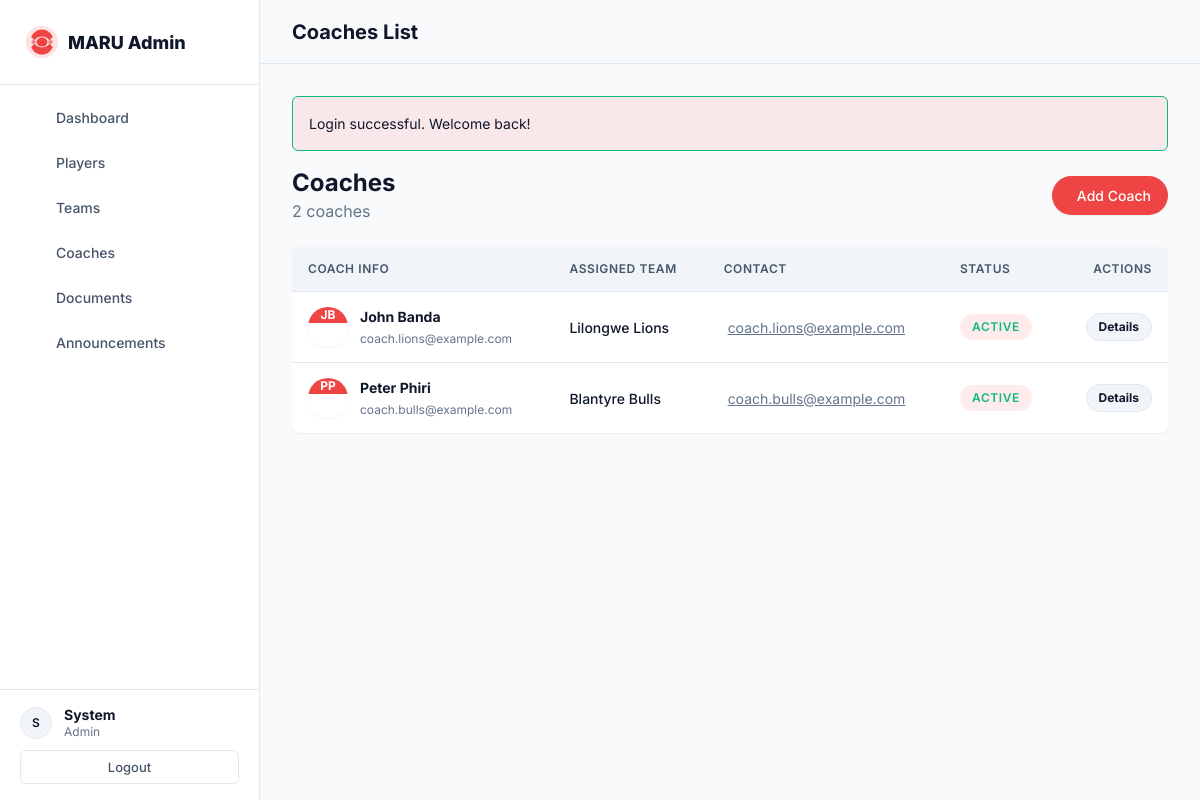
The app's page /admin/coaches (signed in) with its own data.
### tables this page shows
CREATE TABLE IF NOT EXISTS coaches (
    id INT AUTO_INCREMENT PRIMARY KEY,
    user_id INT NOT NULL UNIQUE,
    team_id INT NULL,
    phone VARCHAR(20),
    address TEXT,
    date_of_birth DATE,
    qualification VARCHAR(255),
    years_experience INT DEFAULT 0,
    coaching_specialty VARCHAR(100),
    registration_status ENUM('pending', 'under_review', 'approved', 'rejected') DEFAULT 'pending',
    FOREIGN KEY (user_id) REFERENCES users(id) ON DELETE CASCADE,
    FOREIGN KEY (team_id) REFERENCES teams(id) ON DELETE SET NULL
);

CREATE TABLE IF NOT EXISTS users (
    id INT AUTO_INCREMENT PRIMARY KEY,
    email VARCHAR(255) UNIQUE NOT NULL,
    password VARCHAR(255) NOT NULL,
    role ENUM('player', 'coach', 'admin') NOT NULL,
    first_name VARCHAR(100) NOT NULL,
    last_name VARCHAR(100) NOT NULL,
    phone VARCHAR(20),
    avatar VARCHAR(255) DEFAULT NULL,
    is_active TINYINT(1) DEFAULT 1,
    created_at TIMESTAMP DEFAULT CURRENT_TIMESTAMP,
    updated_at TIMESTAMP DEFAULT CURRENT_TIMESTAMP ON UPDATE CURRENT_TIMESTAMP
);

CREATE TABLE IF NOT EXISTS teams (
    id INT AUTO_INCREMENT PRIMARY KEY,
    name VARCHAR(100) NOT NULL,
    division VARCHAR(50),
    description TEXT,
    coach_id INT NULL,
    max_players INT DEFAULT 30,
    is_active TINYINT(1) DEFAULT 1,
    created_at TIMESTAMP DEFAULT CURRENT_TIMESTAMP,
    updated_at TIMESTAMP DEFAULT CURRENT_TIMESTAMP ON UPDATE CURRENT_TIMESTAMP,
    FOREIGN KEY (coach_id) REFERENCES users(id) ON DELETE SET NULL
);

### index.php (called while the page is built, shortened)
<?php
spl_autoload_register(function ($class) {
    $prefix = 'App\\';
    $base_dir = __DIR__ . '/src/';
    $len = strlen($prefix);
    $relative_class = substr($class, $len);
    $file = $base_dir . str_replace('\\', '/', $relative_class) . '.php';
    $config_file = __DIR__ . '/config/' . str_replace('\\', '/', $relative_class) . '.php';
});
$router = new Router();
$router->get('/', 'PageController@welcome');
$router->get('/login', 'AuthController@showLogin');
$router->post('/login', 'AuthController@login');
$router->get('/register', 'AuthController@showRegister');
$router->get('/register/player', 'AuthController@showPlayerRegister');
$router->post('/register/player', 'AuthController@registerPlayer');
$router->get('/register/coach', 'AuthController@showCoachRegister');
$router->post('/register/coach', 'AuthController@registerCoach');
$router->post('/logout', 'AuthController@logout');
$router->get('/player/profile', 'PlayerController@showProfile', ['AuthMiddleware']);
$router->get('/player/profile/edit', 'PlayerController@editProfile', ['AuthMiddleware']);
$router->post('/player/profile/edit', 'PlayerController@updateProfile', ['AuthMiddleware']);
$router->get('/player/status', 'PlayerController@showStatus', ['AuthMiddleware']);
$router->post('/player/documents/upload', 'DocumentController@upload', ['AuthMiddleware']);
$router->get('/coach/profile', 'CoachController@showProfile', ['AuthMiddleware', 'RoleMiddleware:coach']);
$router->get('/coach/edit', 'CoachController@editProfile', ['AuthMiddleware', 'RoleMiddleware:coach']);
$router->post('/coach/edit', 'CoachController@updateProfile', ['AuthMiddleware', 'RoleMiddleware:coach']);
$router->get('/coach/team', 'CoachController@showTeam', ['AuthMiddleware', 'RoleMiddleware:coach']);
$router->get('/admin', 'AdminController@dashboard', ['AuthMiddleware', 'RoleMiddleware:admin']);
$router->get('/admin/profile', 'AdminController@profile', ['AuthMiddleware', 'RoleMiddleware:admin']);
$router->post('/admin/profile/update', 'AdminController@updateProfile', ['AuthMiddleware', 'RoleMiddleware:admin']);
$router->post('/admin/profile/password', 'AdminController@changePassword', ['AuthMiddleware', 'RoleMiddleware:admin']);
$router->get('/admin/admins/create', 'AdminController@createAdminForm', ['AuthMiddleware', 'RoleMiddleware:admin']);
$router->post('/admin/admins/create', 'AdminController@createAdmin', ['AuthMiddleware', 'RoleMiddleware:admin']);
$router->get('/admin/players', 'AdminController@players', ['AuthMiddleware', 'RoleMiddleware:admin']);
$router->get('/admin/players/create', 'AdminController@createPlayerForm', ['AuthMiddleware', 'RoleMiddleware:admin']);
$router->post('/admin/players/create', 'AdminController@createPlayer', ['AuthMiddleware', 'RoleMiddleware:admin']);
$router->get('/admin/players/{id}', 'AdminController@playerDetail', ['AuthMiddleware', 'RoleMiddleware:admin']);
$router->post('/admin/players/{id}/status', 'AdminController@updatePlayerStatus', ['AuthMiddleware', 'RoleMiddleware:admin']);
$router->get('/admin/coaches', 'AdminController@coaches', ['AuthMiddleware', 'RoleMiddleware:admin']);
$router->get('/admin/coaches/create', 'AdminController@createCoachForm', ['AuthMiddleware', 'RoleMiddleware:admin']);
$router->post('/admin/coaches/create', 'AdminController@createCoach', ['AuthMiddleware', 'RoleMiddleware:admin']);
$router->get('/admin/coaches/{id}', 'AdminController@coachDetail', ['AuthMiddleware', 'RoleMiddleware:admin']);
$router->post('/admin/coaches/{id}/status', 'AdminController@updateCoachStatus', ['AuthMiddleware', 'RoleMiddleware:admin']);
$router->get('/admin/teams', 'AdminController@teams', ['AuthMiddleware', 'RoleMiddleware:admin']);
$router->get('/admin/teams/create', 'AdminController@createTeamForm', ['AuthMiddleware', 'RoleMiddleware:admin']);
$router->post('/admin/teams/create', 'AdminController@createTeam', ['AuthMiddleware', 'RoleMiddleware:admin']);
$router->get('/admin/teams/{id}', 'AdminController@teamDetail', ['AuthMiddleware', 'RoleMiddleware:admin']);
$router->get('/admin/documents', 'AdminController@documents', ['AuthMiddleware', 'RoleMiddleware:admin']);
$router->post('/admin/documents/{id}/verify', 'AdminController@verifyDocument', ['AuthMiddleware', 'RoleMiddleware:admin']);
$router->post('/admin/notifications/send', 'AdminController@sendNotification', ['AuthMiddleware', 'RoleMiddleware:admin']);
$router->get('/admin/announcements', 'AdminController@announcements', ['AuthMiddleware', 'RoleMiddleware:admin']);
$router->get('/admin/announcements/create', 'AdminController@createAnnouncementForm', ['AuthMiddleware', 'RoleMiddleware:admin']);
$router->post('/admin/announcements/create', 'AdminController@createAnnouncement', ['AuthMiddleware', 'RoleMiddleware:admin']);
$router->dispatch();

### src/controllers/AdminController.php (called while the page is built, shortened)
<?php
class AdminController
{
    protected function render(string $view, array $data = [], string $layout = 'admin'): void
    {
        extract($data);
        $contentView = __DIR__ . "/../../views/pages/{$view}.php";
        require $contentView;
    }
    public function coaches(): void
    {
        $coaches = Coach::all() ?? [];
        $this->render('admin/coaches', ['coaches' => $coaches, 'pageTitle' => 'Coaches List']);
    }
}

### src/models/Coach.php (called while the page is built, shortened)
<?php
class Coach
{
    public static function all(): array
    {
        $db = Database::getConnection();
        $stmt = $db->query("
            SELECT c.*, u.first_name, u.last_name, u.email, u.avatar, t.name as team_name, c.registration_status
            FROM coaches c
            JOIN users u ON c.user_id = u.id
            LEFT JOIN teams t ON c.team_id = t.id
            ORDER BY u.last_name ASC, u.first_name ASC
        ");
        return $stmt->fetchAll(PDO::FETCH_ASSOC);
    }
}

### views/pages/admin/coaches.php (the view, shortened to what this page needs)
<div class="page-header flex justify-between items-center mb-4">
    <div class="header-content">
        <h1 class="text-2xl font-bold m-0">Coaches</h1>
        <p class="text-muted m-0 mt-1"><?= count($coaches) ?> coach<?= count($coaches) !== 1 ? 'es' : '' ?></p>
    </div>
    <div class="header-actions">
        <a href="/admin/coaches/create" class="btn btn-primary rounded-pill px-4 shadow-sm"><i class="ph ph-plus mr-2"></i> Add Coach</a>
    </div>
</div>
<div class="card shadow-sm border-0 rounded-lg overflow-hidden">
    <div class="card-body p-0">
        <div class="table-responsive">
            <table class="table table-hover mb-0 align-middle">
                <thead class="bg-light text-uppercase text-muted text-sm font-medium">
                    <tr>
                        <th class="border-top-0 py-3 pl-4">Coach Info</th>
                        <th class="border-top-0 py-3">Assigned Team</th>
                        <th class="border-top-0 py-3">Contact</th>
                        <th class="border-top-0 py-3">Status</th>
                        <th class="border-top-0 py-3 text-right pr-4">Actions</th>
                    </tr>
                </thead>
                <tbody>
                    <?php if (!empty($coaches)): ?>
                        <?php foreach ($coaches as $coach): ?>
                            <tr class="hover-bg-light transition">
                                <td class="py-3 pl-4">
                                    <div class="flex items-center">
                                        <div class="avatar-sm mr-3 overflow-hidden shadow-sm" style="width: 40px; height: 40px; border-radius: var(--radius-full);">
                                            <?php if (!empty($coach['avatar'])): ?>
                                                <img src="/public/uploads/avatars/<?= htmlspecialchars($coach['avatar']) ?>" alt="Avatar" class="avatar-img" style="width: 100%; height: 100%; object-fit: cover;" loading="lazy">
                                            <?php else: ?>
                                                <div class="flex items-center justify-center h-full bg-primary text-white font-bold text-xs">
                                                    <?= strtoupper(substr($coach['first_name'] ?? 'C', 0, 1)) ?><?= strtoupper(substr($coach['last_name'] ?? '', 0, 1)) ?>
                                                </div>
                                            <?php endif; ?>
                                        </div>
                                        <div>
                                            <strong class="text-dark d-block"><?= htmlspecialchars(($coach['first_name'] ?? '') . ' ' . ($coach['last_name'] ?? '')) ?></strong>
                                            <span class="text-muted text-xs"><?= htmlspecialchars($coach['email'] ?? '') ?></span>
                                        </div>
                                    </div>
                                </td>
                                <td>
                                    <?php if (!empty($coach['team_name'])): ?>
                                        <div class="flex items-center">
                                            <span class="font-medium text-dark"><?= htmlspecialchars($coach['team_name']) ?></span>
                                        </div>
                                    <?php else: ?>
                                        <span class="text-muted italic"><i class="ph ph-warning-circle mr-1"></i> Unassigned</span>
                                    <?php endif; ?>
                                </td>
                                <td><a href="mailto:<?= htmlspecialchars($coach['email'] ?? '') ?>" class="text-muted hover-text-primary transition"><i class="ph ph-envelope mr-1"></i> <?= htmlspecialchars($coach['email'] ?? 'N/A') ?></a></td>
                                <td>
                                    <?php
                                    $status = $coach['registration_status'] ?? 'pending';
                                    $statusMap = [
                                        'pending' => ['badge-warning', 'Pending Review'],
                                        'under_review' => ['badge-info', 'Under Review'],
                                        'approved' => ['badge-success', 'Active'],
                                        'rejected' => ['badge-danger', 'Inactive']
                                    ];
                                    [$badgeClass, $label] = $statusMap[$status] ?? ['badge-warning', 'Pending'];
                                    ?>
                                    <span class="badge <?= $badgeClass ?> rounded-pill px-3 py-1"><?= $label ?></span>
                                </td>
                                <td class="text-right pr-4">
                                    <a href="/admin/coaches/<?= $coach['id'] ?>" class="btn btn-sm btn-light text-primary hover-bg-primary hover-text-white transition rounded-pill px-3">Details</a>
                                </td>
                            </tr>
                        <?php endforeach; ?>
                    <?php endif; ?>
                </tbody>
            </table>
        </div>
    </div>
</div>

### src/helpers/Router.php (shortened to what this page needs)
<?php
class Router {
    private array $routes = [
        'GET' => [],
        'POST' => []
    ];
    private function addRoute(string $method, string $path, string|callable $handler, array $routeMiddleware = []): void {
        $pattern = preg_replace('/\{([a-zA-Z0-9_]+)\}/', '(?P<$1>[a-zA-Z0-9_-]+)', $path);
        $pattern = "#^" . $pattern . "$#";
        $this->routes[$method][$pattern] = $handler;
    }
    public function dispatch(): void {
        $method = $_SERVER['REQUEST_METHOD'];
        $path = parse_url($_SERVER['REQUEST_URI'], PHP_URL_PATH);
        foreach ($this->routes[$method] as $pattern => $handler) {
            if (preg_match($pattern, $path, $matches)) {
                $params = array_filter($matches, 'is_string', ARRAY_FILTER_USE_KEY);
                if (is_callable($handler)) {
                    call_user_func_array($handler, $params);
                } else {
                    $this->invokeController($handler, $params);
                }
                return;
            }
        }
    }
    private function invokeController(string $handler, array $params): void {
        list($controllerName, $methodName) = explode('@', $handler);
        $controllerClass = "App\\Controllers\\" . $controllerName;
        if (class_exists($controllerClass)) {
            $controller = new $controllerClass();
            if (method_exists($controller, $methodName)) {
                call_user_func_array([$controller, $methodName], $params);
                return;
            }
        }
    }
}

### records on screen
coaches: user.first_name "J", user.last_name "B", user.last_name "John Banda", user.email "coach.lions@example.com", team.name "Lilongwe Lions", label "ACTIVE"
coaches: user.first_name "P", user.last_name "P", user.last_name "Peter Phiri", user.email "coach.bulls@example.com", team.name "Blantyre Bulls", label "ACTIVE"

### other values on screen
$message "Login successful. Welcome back!"
count($coaches) "2"
